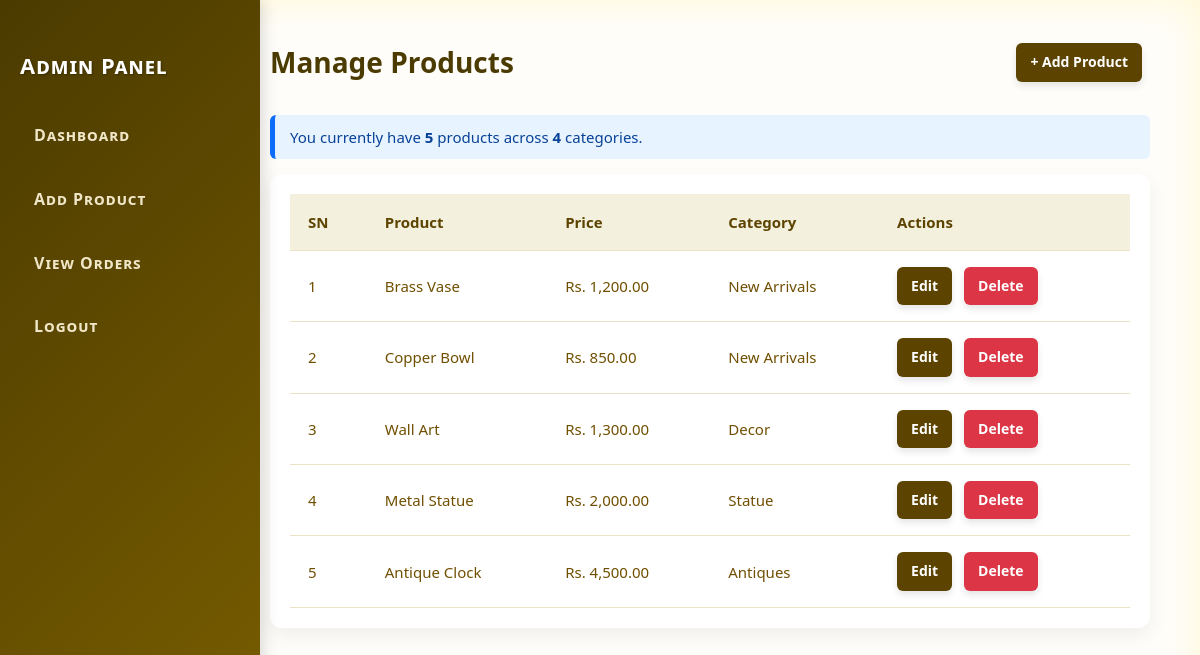
The page /manage_products.php (signed in) on the database as committed earlier.
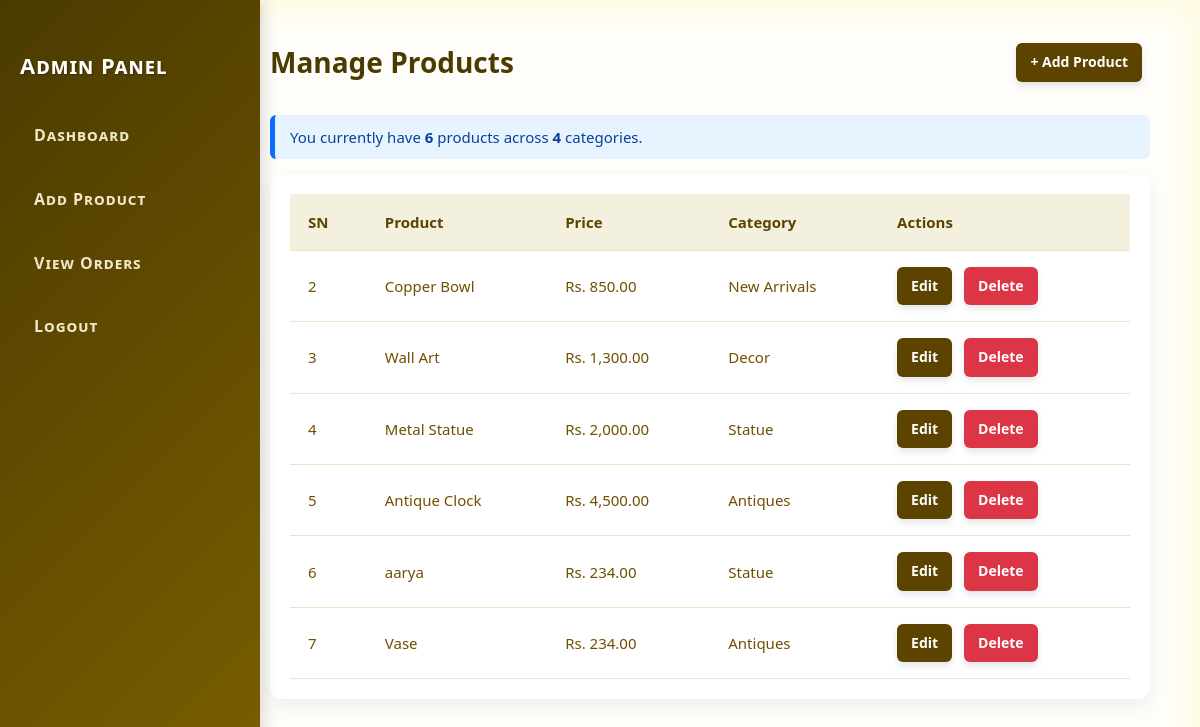
The same page on the database as committed later.
### tables this page shows
CREATE TABLE `products` (
  `id` int(11) NOT NULL,
  `name` varchar(100) NOT NULL,
  `description` text DEFAULT NULL,
  `price` decimal(10,2) NOT NULL,
  `image` varchar(255) DEFAULT NULL,
  `category_id` int(11) DEFAULT NULL
);

CREATE TABLE `categories` (
  `id` int(11) NOT NULL,
  `name` varchar(50) NOT NULL
);

### manage_products.php (the view, shortened to what this page needs)
<?php
include 'db.php';
$product_count = $conn->query("SELECT COUNT(*) as total FROM products")->fetch_assoc()['total'];
$category_count = $conn->query("SELECT COUNT(*) as total FROM categories")->fetch_assoc()['total'];
?>
<!DOCTYPE html>
<html lang="en">
<head>
  <link rel="stylesheet" href="admin.css">
</head>
<body>
  <div class="admin-container">
    <div class="admin-content">
      <?php include 'header.php'; ?>
      <div class="page-header">
        <h1>Manage Products</h1>
        <a href="add_product.php" class="button add-btn">+ Add Product</a>
      </div>
      <p class="info-message">
        You currently have <strong><?= $product_count ?></strong> products across
        <strong><?= $category_count ?></strong> categories.
      </p>
      <div class="table-wrapper">
        <table class="product-table">
          <thead>
            <tr>
              <th>SN</th>
              <th>Product</th>
              <th>Price</th>
              <th>Category</th>
              <th class="action-header">Actions</th>
            </tr>
          </thead>
          <tbody>
            <?php
            $sql = "SELECT products.*, categories.name AS category
                    FROM products
                    LEFT JOIN categories ON products.category_id = categories.id";
            $result = $conn->query($sql);
            if ($result && $result->num_rows > 0):
              while ($row = $result->fetch_assoc()):
            ?>
            <tr>
              <td><?= $row['id'] ?></td>
              <td><?= htmlspecialchars($row['name']) ?></td>
              <td>Rs. <?= number_format($row['price'], 2) ?></td>
              <td><?= htmlspecialchars($row['category']) ?></td>
              <td class="action-buttons">
                <a href="edit_product.php?id=<?= $row['id'] ?>" class="button edit-btn">Edit</a>
                <a href="delete_product.php?id=<?= $row['id'] ?>" class="button danger-btn" onclick="return confirm('Delete this product?')">Delete</a>
              </td>
            </tr>
            <?php
              endwhile;
            else:
              echo '<tr><td colspan="5" class="no-data">No products available.</td></tr>';
            endif;
            ?>
          </tbody>
        </table>
      </div>
    </div>
  </div>
</body>
</html>

Rows that differ between the two databases and show on the page:
removed products: id "1", name "Brass Vase", price "1,200.00", category.name "New Arrivals"
added products: id "6", name "aarya", price "234.00", category.name "Statue"
added products: id "7", name "Vase", price "234.00", category.name "Antiques"
Other text that changed with them:
$product_count: "5" → "6"
